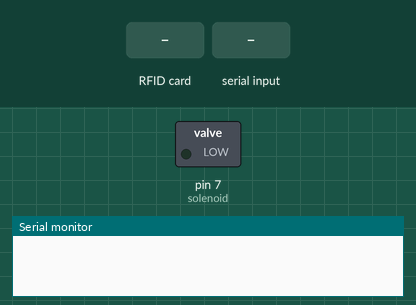
Recording of a sketch running on a simulated Arduino Uno, built with avr-gcc and run on an emulated ATmega328P. Shown: switched loads named in the sketch (green lamp = pin HIGH), the last lines printed to the serial monitor. The test bench sets the inputs (shaded band). Pins used as bus, display or sensor lines are not drawn.

Above: at 4.2 s.
4.3 s: RFID card 5E 7A 19 C4 held to the reader
5.8 s: "3" received over the second serial link
At 6.8 s:
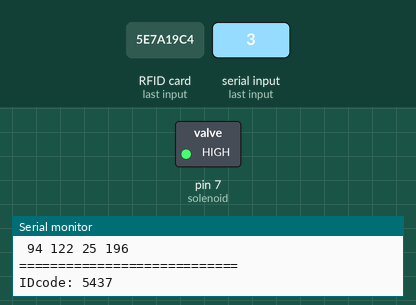
Timing chart, 0 to 8.8 s (numbered marks = the images above; inputs shaded):
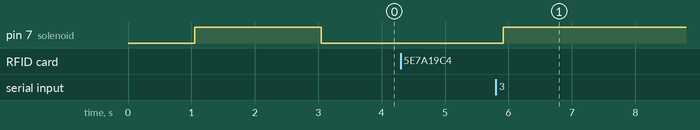

Measured:
- after the input at 5.8 s, pin 7 (solenoid): LOW → HIGH after 0.12 s

The sketch:

RFID.ino
```cpp
#include <SPI.h>
#include <MFRC522.h>
#include<SoftwareSerial.h>
SoftwareSerial toBT(2,3);

int solenoid=7;

#define SS_PIN 10
#define RST_PIN 9

MFRC522 rfid(SS_PIN, RST_PIN);
MFRC522::MIFARE_Key key;

int totalcode=0;
int codeRead = 0;
String uidString;
void setup() {
  pinMode(solenoid,OUTPUT);
  toBT.begin(9600);
  Serial.begin(9600);
  SPI.begin(); // Init SPI bus
  rfid.PCD_Init(); // Init MFRC522
  delay(1000);
  digitalWrite(solenoid,1);
  delay(2000);
  digitalWrite(solenoid,0);
}

void loop() {
  start:
  if(  rfid.PICC_IsNewCardPresent())
  {
      totalcode=0;
      goto rfidread;
  }
  delay(100);

  if(Serial.available()){
      int dat=Serial.read();
      toBT.write(dat);
  }

  if(toBT.available()){
    int dat=toBT.read();
    if(dat=='3'){
      digitalWrite(solenoid,HIGH);
    }
  }

  goto start;

rfidread:
    rfid.PICC_ReadCardSerial();
  Serial.println("\n\n============================");Serial.print(F("PICC type: "));
  MFRC522::PICC_Type piccType = rfid.PICC_GetType(rfid.uid.sak);
  Serial.println(rfid.PICC_GetTypeName(piccType));
  // Check is the PICC of Classic MIFARE type
  if (piccType != MFRC522::PICC_TYPE_MIFARE_MINI &&
    piccType != MFRC522::PICC_TYPE_MIFARE_1K &&
    piccType != MFRC522::PICC_TYPE_MIFARE_4K) {
    Serial.println(F("Your tag is not of type MIFARE Classic."));
    return;
  }
    Serial.println("============================");
    Serial.println("Scanned PICC's UID:");
    printDec(rfid.uid.uidByte, rfid.uid.size);

   uidString = String(rfid.uid.uidByte[0])+" "+String(rfid.uid.uidByte[1])+" "+String(rfid.uid.uidByte[2])+ " "+String(rfid.uid.uidByte[3]);
   totalcode=5000+rfid.uid.uidByte[0]+rfid.uid.uidByte[1]+rfid.uid.uidByte[2]+rfid.uid.uidByte[3];
   Serial.println("\n============================");
   Serial.print("\nIDcode: ");Serial.println(totalcode); toBT.print(totalcode);
    // Halt PICC
  rfid.PICC_HaltA();

  // Stop encryption on PCD
  rfid.PCD_StopCrypto1();

  goto start;

}


void printDec(byte *buffer, byte bufferSize) {
  for (byte i = 0; i < bufferSize; i++) {
    Serial.print(buffer[i] < 0x10 ? " 0" : " ");
    Serial.print(buffer[i], DEC);
  }
}
```
